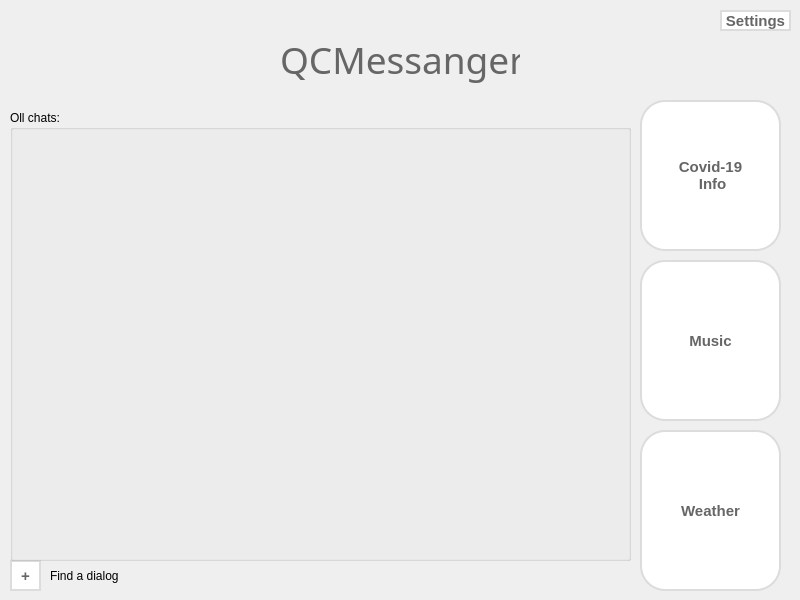
<?xml version="1.0" encoding="UTF-8"?>
<ui version="4.0">
 <class>MainWindow</class>
 <widget class="QMainWindow" name="MainWindow">
  <property name="geometry">
   <rect>
    <x>0</x>
    <y>0</y>
    <width>800</width>
    <height>600</height>
   </rect>
  </property>
  <property name="minimumSize">
   <size>
    <width>800</width>
    <height>600</height>
   </size>
  </property>
  <property name="maximumSize">
   <size>
    <width>800</width>
    <height>600</height>
   </size>
  </property>
  <property name="windowTitle">
   <string>MainWindow</string>
  </property>
  <property name="styleSheet">
   <string notr="true"/>
  </property>
  <widget class="QWidget" name="centralwidget">
   <property name="minimumSize">
    <size>
     <width>800</width>
     <height>600</height>
    </size>
   </property>
   <property name="maximumSize">
    <size>
     <width>800</width>
     <height>600</height>
    </size>
   </property>
   <property name="focusPolicy">
    <enum>Qt::NoFocus</enum>
   </property>
   <property name="toolTipDuration">
    <number>-3</number>
   </property>
   <property name="styleSheet">
    <string notr="true"/>
   </property>
   <widget class="QLabel" name="label">
    <property name="geometry">
     <rect>
      <x>280</x>
      <y>30</y>
      <width>240</width>
      <height>60</height>
     </rect>
    </property>
    <property name="sizePolicy">
     <sizepolicy hsizetype="Fixed" vsizetype="Fixed">
      <horstretch>0</horstretch>
      <verstretch>0</verstretch>
     </sizepolicy>
    </property>
    <property name="cursor">
     <cursorShape>ForbiddenCursor</cursorShape>
    </property>
    <property name="styleSheet">
     <string notr="true">color:#666666;
font-family:Bebas Neue;
font-size:17px;
</string>
    </property>
    <property name="text">
     <string>&lt;html&gt;&lt;head/&gt;&lt;body&gt;&lt;p align=&quot;center&quot;&gt;&lt;span style=&quot; font-size:28pt;&quot;&gt;QCMessanger&lt;/span&gt;&lt;/p&gt;&lt;/body&gt;&lt;/html&gt;</string>
    </property>
   </widget>
   <widget class="QPushButton" name="music">
    <property name="geometry">
     <rect>
      <x>640</x>
      <y>260</y>
      <width>141</width>
      <height>161</height>
     </rect>
    </property>
    <property name="sizePolicy">
     <sizepolicy hsizetype="Fixed" vsizetype="Fixed">
      <horstretch>0</horstretch>
      <verstretch>0</verstretch>
     </sizepolicy>
    </property>
    <property name="cursor">
     <cursorShape>PointingHandCursor</cursorShape>
    </property>
    <property name="autoFillBackground">
     <bool>false</bool>
    </property>
    <property name="styleSheet">
     <string notr="true">.QPushButton {
	background-color:#ffffff;
	border-radius:25px;
	border:2px solid #dcdcdc;
	color:#666666;
	font-family:Arial;
	font-size:15px;
	font-weight:bold;
}
.QPushButton:hover {
	background-color:#f6f6f6;
	color:#121212;
}
.QPushButton:pressed {
	border-color:#121212;
}</string>
    </property>
    <property name="text">
     <string>Music</string>
    </property>
    <property name="autoDefault">
     <bool>false</bool>
    </property>
    <property name="default">
     <bool>false</bool>
    </property>
    <property name="flat">
     <bool>false</bool>
    </property>
   </widget>
   <widget class="QPushButton" name="covid">
    <property name="geometry">
     <rect>
      <x>640</x>
      <y>100</y>
      <width>141</width>
      <height>151</height>
     </rect>
    </property>
    <property name="styleSheet">
     <string notr="true">.QPushButton {
	background-color:#ffffff;
	border-radius:25px;
	border:2px solid #dcdcdc;
	color:#666666;
	font-family:Arial;
	font-size:15px;
	font-weight:bold;
}
.QPushButton:hover {
	background-color:#f6f6f6;
	color:#121212;
}
.QPushButton:pressed {
	border-color:#121212;
}</string>
    </property>
    <property name="text">
     <string>Covid-19
 Info</string>
    </property>
   </widget>
   <widget class="QPushButton" name="weather">
    <property name="geometry">
     <rect>
      <x>640</x>
      <y>430</y>
      <width>141</width>
      <height>161</height>
     </rect>
    </property>
    <property name="styleSheet">
     <string notr="true">.QPushButton {
	background-color:#ffffff;
	border-radius:25px;
	border:2px solid #dcdcdc;
	color:#666666;
	font-family:Arial;
	font-size:15px;
	font-weight:bold;
}
.QPushButton:hover {
	background-color:#f6f6f6;
	color:#121212;
}
.QPushButton:pressed {
	border-color:#121212;
}</string>
    </property>
    <property name="text">
     <string>Weather</string>
    </property>
   </widget>
   <widget class="QPushButton" name="add_dialog">
    <property name="geometry">
     <rect>
      <x>10</x>
      <y>560</y>
      <width>31</width>
      <height>31</height>
     </rect>
    </property>
    <property name="styleSheet">
     <string notr="true">.QPushButton {
	background-color:#ffffff;
	border-radius:25px;
	border:2px solid #dcdcdc;
	color:#666666;
	font-family:Arial;
	font-size:15px;
	font-weight:bold;
}
.QPushButton:hover {
	background-color:#f6f6f6;
	color:#121212;
}
.QPushButton:pressed {
	border-color:#121212;
}</string>
    </property>
    <property name="text">
     <string>+</string>
    </property>
   </widget>
   <widget class="QLabel" name="label_2">
    <property name="geometry">
     <rect>
      <x>50</x>
      <y>560</y>
      <width>81</width>
      <height>31</height>
     </rect>
    </property>
    <property name="text">
     <string>Find a dialog</string>
    </property>
   </widget>
   <widget class="QGroupBox" name="main_groupbox">
    <property name="geometry">
     <rect>
      <x>10</x>
      <y>110</y>
      <width>621</width>
      <height>451</height>
     </rect>
    </property>
    <property name="title">
     <string>Oll chats:</string>
    </property>
   </widget>
   <widget class="QPushButton" name="settings">
    <property name="geometry">
     <rect>
      <x>720</x>
      <y>10</y>
      <width>71</width>
      <height>21</height>
     </rect>
    </property>
    <property name="styleSheet">
     <string notr="true">.QPushButton {
	background-color:#ffffff;
	border-radius:25px;
	border:2px solid #dcdcdc;
	color:#666666;
	font-family:Arial;
	font-size:15px;
	font-weight:bold;
}
.QPushButton:hover {
	background-color:#f6f6f6;
	color:#121212;
}
.QPushButton:pressed {
	border-color:#121212;
}</string>
    </property>
    <property name="text">
     <string>Settings</string>
    </property>
   </widget>
  </widget>
 </widget>
 <resources/>
 <connections/>
</ui>
